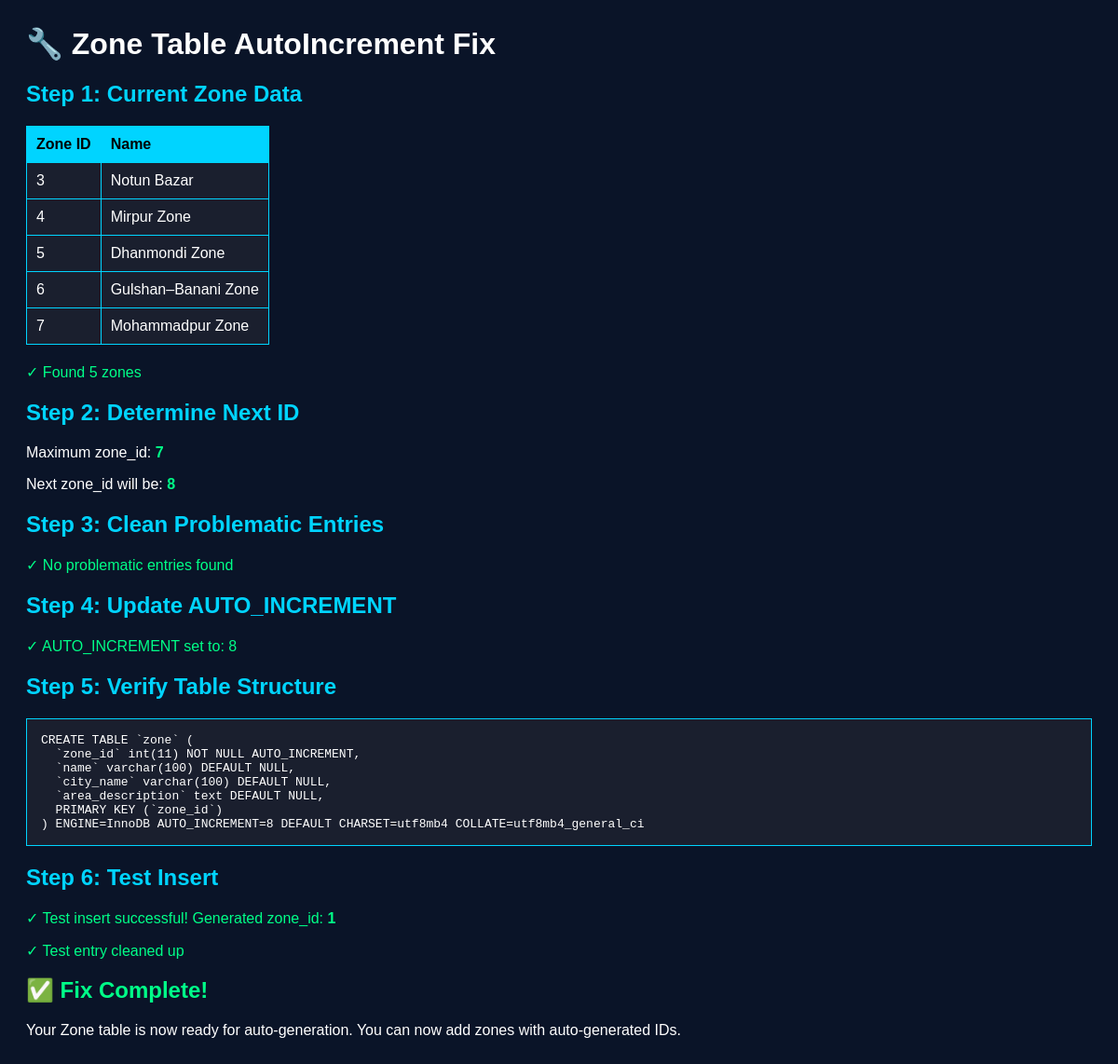
The app's page /backend/run-zone-fix.php, older data.
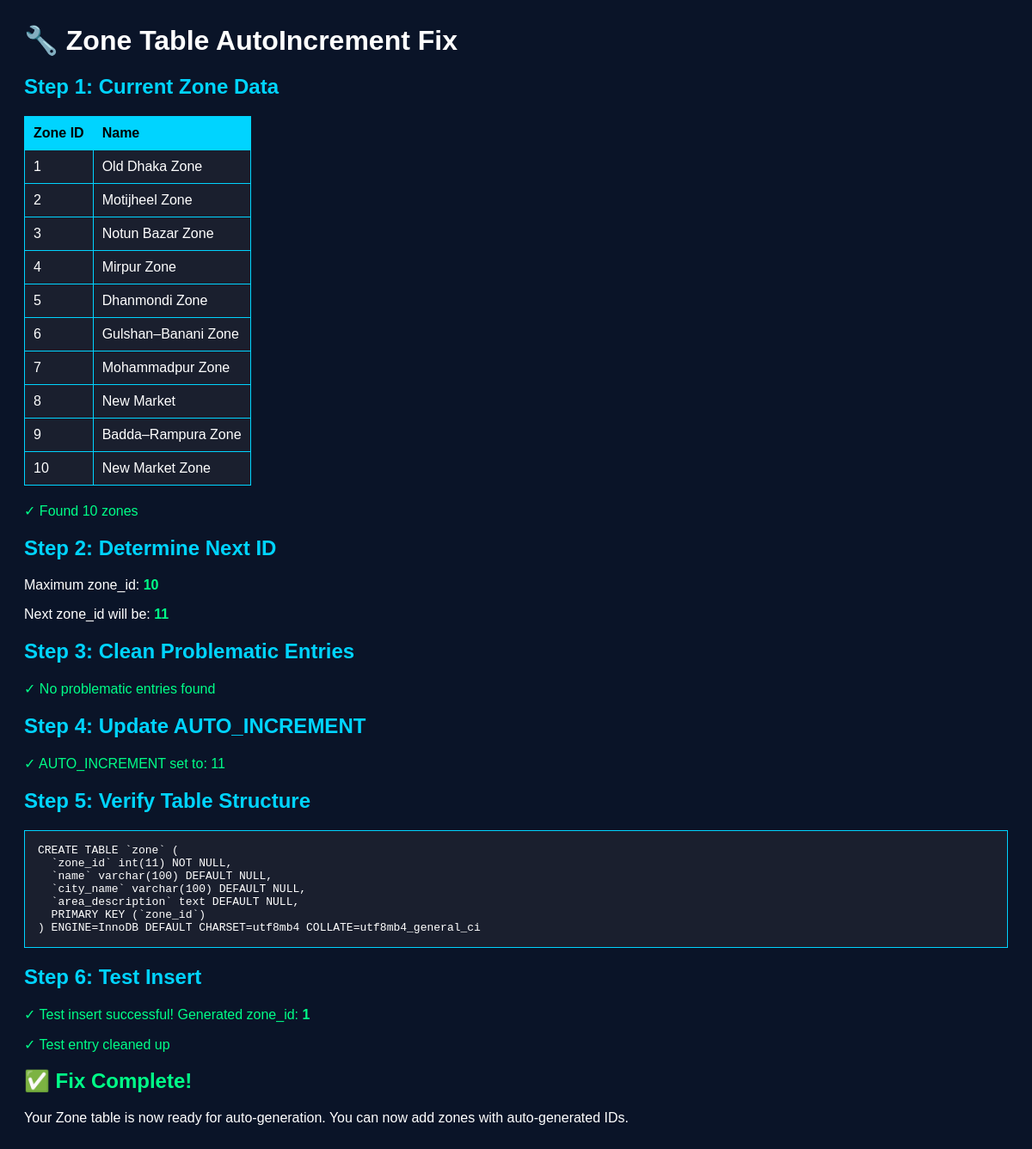
The same page, newer data.
### tables this page shows
CREATE TABLE `zone` (
  `zone_id` int(11) NOT NULL,
  `name` varchar(100) DEFAULT NULL,
  `city_name` varchar(100) DEFAULT NULL,
  `area_description` text DEFAULT NULL
);

### backend/run-zone-fix.php (the view, shortened to what this page needs)
<?php
require_once __DIR__ . '/db_config.php';
echo '<h1>🔧 Zone Table AutoIncrement Fix</h1>';
echo '<h2 class="info">Step 1: Current Zone Data</h2>';
$result = $conn->query("SELECT zone_id, name FROM zone ORDER BY zone_id");
if ($result && $result->num_rows > 0) {
    echo '<table>';
    echo '<tr><th>Zone ID</th><th>Name</th></tr>';
    while ($row = $result->fetch_assoc()) {
        echo '<tr><td>' . $row['zone_id'] . '</td><td>' . $row['name'] . '</td></tr>';
    }
    echo '</table>';
    echo '<p class="success">✓ Found ' . $result->num_rows . ' zones</p>';
} else {
    echo '<p class="error">✗ No zones found</p>';
}
echo '<h2 class="info">Step 2: Determine Next ID</h2>';
$result = $conn->query("SELECT MAX(zone_id) as max_id FROM zone");
$row = $result->fetch_assoc();
$max_id = intval($row['max_id'] ?? 0);
$next_id = $max_id + 1;
echo '<p>Maximum zone_id: <strong class="success">' . $max_id . '</strong></p>';
echo '<p>Next zone_id will be: <strong class="success">' . $next_id . '</strong></p>';
echo '<h2 class="info">Step 3: Clean Problematic Entries</h2>';
$result = $conn->query("SELECT COUNT(*) as cnt FROM zone WHERE zone_id <= 0 OR zone_id IS NULL");
$row = $result->fetch_assoc();
$bad_count = intval($row['cnt'] ?? 0);
if ($bad_count > 0) {
    if ($conn->query("DELETE FROM zone WHERE zone_id <= 0 OR zone_id IS NULL")) {
        echo '<p class="success">✓ Deleted ' . $bad_count . ' problematic entries</p>';
    } else {
        echo '<p class="error">✗ Failed to delete problematic entries: ' . $conn->error . '</p>';
    }
} else {
    echo '<p class="success">✓ No problematic entries found</p>';
}
echo '<h2 class="info">Step 4: Update AUTO_INCREMENT</h2>';
$sql = "ALTER TABLE zone AUTO_INCREMENT = " . $next_id;
if ($conn->query($sql)) {
    echo '<p class="success">✓ AUTO_INCREMENT set to: ' . $next_id . '</p>';
} else {
    echo '<p class="error">✗ Failed to set AUTO_INCREMENT: ' . $conn->error . '</p>';
}
echo '<h2 class="info">Step 5: Verify Table Structure</h2>';
$result = $conn->query("SHOW CREATE TABLE zone");
if ($result) {
    $row = $result->fetch_row();
    echo '<pre style="background: #1a1f2e; border: 1px solid #00d4ff; padding: 15px; overflow-x: auto;">' .
         htmlspecialchars($row[1]) .
         '</pre>';
}
echo '<h2 class="info">Step 6: Test Insert</h2>';
$test_name = "Test Zone - " . date('Y-m-d H:i:s');
$test_city = "Dhaka";
$test_area = "Test Area";
$stmt = $conn->prepare("INSERT INTO zone (name, city_name, area_description) VALUES (?, ?, ?)");
$stmt->bind_param('sss', $test_name, $test_city, $test_area);
if ($stmt->execute()) {
    $test_id = $conn->insert_id;
    echo '<p class="success">✓ Test insert successful! Generated zone_id: <strong>' . $test_id . '</strong></p>';
    if ($conn->query("DELETE FROM zone WHERE zone_id = " . $test_id)) {
        echo '<p class="success">✓ Test entry cleaned up</p>';
    }
} else {
    echo '<p class="error">✗ Test insert failed: ' . $stmt->error . '</p>';
}
echo '<h2 style="color: #00ff88;">✅ Fix Complete!</h2>';
echo '<p>Your Zone table is now ready for auto-generation. You can now add zones with auto-generated IDs.</p>';
?>

Row changes from the older to the newer data that the page shows:
added zone: zone_id "1", name "Old Dhaka Zone"
added zone: zone_id "2", name "Motijheel Zone"
changed zone id 3: name "Notun Bazar" → "Notun Bazar Zone"
added zone: zone_id "8", name "New Market"
added zone: zone_id "9", name "Badda–Rampura Zone"
added zone: zone_id "10", name "New Market Zone"
Text that changed along with them:
$result->num_rows: "5" → "10"
$max_id: "7" → "10"
$next_id: "8" → "11"
$row[1]: "…( `zone_id` int(11) NOT NULL AUTO_INCREMENT, `name` varchar(100) DEFAULT NULL, `city_name` varchar(100) DEFAULT NULL, `area_description` text DEFAULT NULL, PRIMARY KEY (`zone_id`) ) ENGINE=InnoDB AUTO_INCREMENT=8 DEFAULT CHARSET=utf8mb4 COLLATE=utf8mb4_general_ci" → "…( `zone_id` int(11) NOT NULL, `name` varchar(100) DEFAULT NULL, `city_name` varchar(100) DEFAULT NULL, `area_description` text DEFAULT NULL, PRIMARY KEY (`zone_id`) ) ENGINE=InnoDB DEFAULT CHARSET=utf8mb4 COLLATE=utf8mb4_general_ci"
